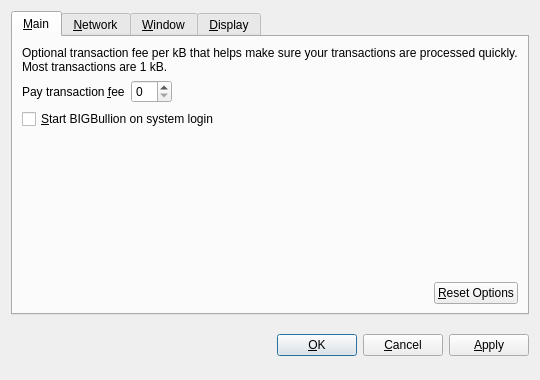
<?xml version="1.0" encoding="UTF-8"?>
<ui version="4.0">
 <class>OptionsDialog</class>
 <widget class="QDialog" name="OptionsDialog">
  <property name="geometry">
   <rect>
    <x>0</x>
    <y>0</y>
    <width>540</width>
    <height>380</height>
   </rect>
  </property>
  <property name="windowTitle">
   <string>Options</string>
  </property>
  <property name="modal">
   <bool>true</bool>
  </property>
  <layout class="QVBoxLayout" name="verticalLayout">
   <item>
    <widget class="QTabWidget" name="tabWidget">
     <property name="tabPosition">
      <enum>QTabWidget::North</enum>
     </property>
     <property name="currentIndex">
      <number>0</number>
     </property>
     <widget class="QWidget" name="tabMain">
      <attribute name="title">
       <string>&amp;Main</string>
      </attribute>
      <layout class="QVBoxLayout" name="verticalLayout_Main">
       <item>
        <widget class="QLabel" name="transactionFeeInfoLabel">
         <property name="text">
          <string>Optional transaction fee per kB that helps make sure your transactions are processed quickly. Most transactions are 1 kB.</string>
         </property>
         <property name="textFormat">
          <enum>Qt::PlainText</enum>
         </property>
         <property name="wordWrap">
          <bool>true</bool>
         </property>
        </widget>
       </item>
       <item>
        <layout class="QHBoxLayout" name="horizontalLayout_1_Main">
         <item>
          <widget class="QLabel" name="transactionFeeLabel">
           <property name="text">
            <string>Pay transaction &amp;fee</string>
           </property>
           <property name="textFormat">
            <enum>Qt::PlainText</enum>
           </property>
           <property name="buddy">
            <cstring>transactionFee</cstring>
           </property>
          </widget>
         </item>
         <item>
          <widget class="BitcoinAmountField" name="transactionFee"/>
         </item>
         <item>
          <spacer name="horizontalSpacer_1_Main">
           <property name="orientation">
            <enum>Qt::Horizontal</enum>
           </property>
           <property name="sizeHint" stdset="0">
            <size>
             <width>40</width>
             <height>20</height>
            </size>
           </property>
          </spacer>
         </item>
        </layout>
       </item>
       <item>
        <widget class="QCheckBox" name="bitcoinAtStartup">
         <property name="toolTip">
          <string>Automatically start BIGBullion after logging in to the system.</string>
         </property>
         <property name="text">
          <string>&amp;Start BIGBullion on system login</string>
         </property>
        </widget>
       </item>
       <item>
        <spacer name="verticalSpacer_Main">
         <property name="orientation">
          <enum>Qt::Vertical</enum>
         </property>
         <property name="sizeHint" stdset="0">
          <size>
           <width>20</width>
           <height>40</height>
          </size>
         </property>
        </spacer>
       </item>
       <item>
        <layout class="QHBoxLayout" name="horizontalLayout_2_Main">
         <item>
          <spacer name="horizontalSpacer_2_Main">
           <property name="orientation">
            <enum>Qt::Horizontal</enum>
           </property>
           <property name="sizeHint" stdset="0">
            <size>
             <width>40</width>
             <height>20</height>
            </size>
           </property>
          </spacer>
         </item>
         <item>
          <widget class="QPushButton" name="resetButton">
           <property name="toolTip">
            <string>Reset all client options to default.</string>
           </property>
           <property name="text">
            <string>&amp;Reset Options</string>
           </property>
           <property name="autoDefault">
            <bool>false</bool>
           </property>
          </widget>
         </item>
        </layout>
       </item>
      </layout>
     </widget>
     <widget class="QWidget" name="tabNetwork">
      <attribute name="title">
       <string>&amp;Network</string>
      </attribute>
      <layout class="QVBoxLayout" name="verticalLayout_Network">
       <item>
        <widget class="QCheckBox" name="mapPortUpnp">
         <property name="toolTip">
          <string>Automatically open the BIGBullion client port on the router. This only works when your router supports UPnP and it is enabled.</string>
         </property>
         <property name="text">
          <string>Map port using &amp;UPnP</string>
         </property>
        </widget>
       </item>
       <item>
        <widget class="QCheckBox" name="connectSocks">
         <property name="toolTip">
          <string>Connect to the BIGBullion network through a SOCKS proxy (e.g. when connecting through Tor).</string>
         </property>
         <property name="text">
          <string>&amp;Connect through SOCKS proxy:</string>
         </property>
        </widget>
       </item>
       <item>
        <layout class="QHBoxLayout" name="horizontalLayout_Network">
         <item>
          <widget class="QLabel" name="proxyIpLabel">
           <property name="text">
            <string>Proxy &amp;IP:</string>
           </property>
           <property name="textFormat">
            <enum>Qt::PlainText</enum>
           </property>
           <property name="buddy">
            <cstring>proxyIp</cstring>
           </property>
          </widget>
         </item>
         <item>
          <widget class="QValidatedLineEdit" name="proxyIp">
           <property name="maximumSize">
            <size>
             <width>140</width>
             <height>16777215</height>
            </size>
           </property>
           <property name="toolTip">
            <string>IP address of the proxy (e.g. 127.0.0.1)</string>
           </property>
          </widget>
         </item>
         <item>
          <widget class="QLabel" name="proxyPortLabel">
           <property name="text">
            <string>&amp;Port:</string>
           </property>
           <property name="textFormat">
            <enum>Qt::PlainText</enum>
           </property>
           <property name="buddy">
            <cstring>proxyPort</cstring>
           </property>
          </widget>
         </item>
         <item>
          <widget class="QLineEdit" name="proxyPort">
           <property name="maximumSize">
            <size>
             <width>55</width>
             <height>16777215</height>
            </size>
           </property>
           <property name="toolTip">
            <string>Port of the proxy (e.g. 9050)</string>
           </property>
          </widget>
         </item>
         <item>
          <widget class="QLabel" name="socksVersionLabel">
           <property name="text">
            <string>SOCKS &amp;Version:</string>
           </property>
           <property name="textFormat">
            <enum>Qt::PlainText</enum>
           </property>
           <property name="buddy">
            <cstring>socksVersion</cstring>
           </property>
          </widget>
         </item>
         <item>
          <widget class="QValueComboBox" name="socksVersion">
           <property name="toolTip">
            <string>SOCKS version of the proxy (e.g. 5)</string>
           </property>
          </widget>
         </item>
         <item>
          <spacer name="horizontalSpacer_Network">
           <property name="orientation">
            <enum>Qt::Horizontal</enum>
           </property>
           <property name="sizeHint" stdset="0">
            <size>
             <width>40</width>
             <height>20</height>
            </size>
           </property>
          </spacer>
         </item>
        </layout>
       </item>
       <item>
        <spacer name="verticalSpacer_Network">
         <property name="orientation">
          <enum>Qt::Vertical</enum>
         </property>
         <property name="sizeHint" stdset="0">
          <size>
           <width>20</width>
           <height>40</height>
          </size>
         </property>
        </spacer>
       </item>
      </layout>
     </widget>
     <widget class="QWidget" name="tabWindow">
      <attribute name="title">
       <string>&amp;Window</string>
      </attribute>
      <layout class="QVBoxLayout" name="verticalLayout_Window">
       <item>
        <widget class="QCheckBox" name="minimizeToTray">
         <property name="toolTip">
          <string>Show only a tray icon after minimizing the window.</string>
         </property>
         <property name="text">
          <string>&amp;Minimize to the tray instead of the taskbar</string>
         </property>
        </widget>
       </item>
       <item>
        <widget class="QCheckBox" name="minimizeOnClose">
         <property name="toolTip">
          <string>Minimize instead of exit the application when the window is closed. When this option is enabled, the application will be closed only after selecting Quit in the menu.</string>
         </property>
         <property name="text">
          <string>M&amp;inimize on close</string>
         </property>
        </widget>
       </item>
       <item>
        <spacer name="verticalSpacer_Window">
         <property name="orientation">
          <enum>Qt::Vertical</enum>
         </property>
         <property name="sizeHint" stdset="0">
          <size>
           <width>20</width>
           <height>40</height>
          </size>
         </property>
        </spacer>
       </item>
      </layout>
     </widget>
     <widget class="QWidget" name="tabDisplay">
      <attribute name="title">
       <string>&amp;Display</string>
      </attribute>
      <layout class="QVBoxLayout" name="verticalLayout_Display">
       <item>
        <layout class="QHBoxLayout" name="horizontalLayout_1_Display">
         <item>
          <widget class="QLabel" name="langLabel">
           <property name="text">
            <string>User Interface &amp;language:</string>
           </property>
           <property name="textFormat">
            <enum>Qt::PlainText</enum>
           </property>
           <property name="buddy">
            <cstring>lang</cstring>
           </property>
          </widget>
         </item>
         <item>
          <widget class="QValueComboBox" name="lang">
           <property name="toolTip">
            <string>The user interface language can be set here. This setting will take effect after restarting BIGBullion.</string>
           </property>
          </widget>
         </item>
        </layout>
       </item>
       <item>
        <layout class="QHBoxLayout" name="horizontalLayout_2_Display">
         <item>
          <widget class="QLabel" name="unitLabel">
           <property name="text">
            <string>&amp;Unit to show amounts in:</string>
           </property>
           <property name="textFormat">
            <enum>Qt::PlainText</enum>
           </property>
           <property name="buddy">
            <cstring>unit</cstring>
           </property>
          </widget>
         </item>
         <item>
          <widget class="QValueComboBox" name="unit">
           <property name="toolTip">
            <string>Choose the default subdivision unit to show in the interface and when sending coins.</string>
           </property>
          </widget>
         </item>
        </layout>
       </item>
       <item>
        <widget class="QCheckBox" name="displayAddresses">
         <property name="toolTip">
          <string>Whether to show BIGBullion addresses in the transaction list or not.</string>
         </property>
         <property name="text">
          <string>&amp;Display addresses in transaction list</string>
         </property>
        </widget>
       </item>
       <item>
        <spacer name="verticalSpacer_Display">
         <property name="orientation">
          <enum>Qt::Vertical</enum>
         </property>
         <property name="sizeHint" stdset="0">
          <size>
           <width>20</width>
           <height>40</height>
          </size>
         </property>
        </spacer>
       </item>
      </layout>
     </widget>
    </widget>
   </item>
   <item>
    <layout class="QHBoxLayout" name="horizontalLayout_Buttons">
     <item>
      <spacer name="horizontalSpacer_1">
       <property name="orientation">
        <enum>Qt::Horizontal</enum>
       </property>
       <property name="sizeHint" stdset="0">
        <size>
         <width>40</width>
         <height>48</height>
        </size>
       </property>
      </spacer>
     </item>
     <item>
      <widget class="QLabel" name="statusLabel">
       <property name="font">
        <font>
         <weight>75</weight>
         <bold>true</bold>
        </font>
       </property>
       <property name="text">
        <string/>
       </property>
       <property name="textFormat">
        <enum>Qt::PlainText</enum>
       </property>
       <property name="wordWrap">
        <bool>true</bool>
       </property>
      </widget>
     </item>
     <item>
      <spacer name="horizontalSpacer_2">
       <property name="orientation">
        <enum>Qt::Horizontal</enum>
       </property>
       <property name="sizeHint" stdset="0">
        <size>
         <width>40</width>
         <height>48</height>
        </size>
       </property>
      </spacer>
     </item>
     <item>
      <widget class="QPushButton" name="okButton">
       <property name="text">
        <string>&amp;OK</string>
       </property>
      </widget>
     </item>
     <item>
      <widget class="QPushButton" name="cancelButton">
       <property name="text">
        <string>&amp;Cancel</string>
       </property>
       <property name="autoDefault">
        <bool>false</bool>
       </property>
      </widget>
     </item>
     <item>
      <widget class="QPushButton" name="applyButton">
       <property name="text">
        <string>&amp;Apply</string>
       </property>
       <property name="autoDefault">
        <bool>false</bool>
       </property>
      </widget>
     </item>
    </layout>
   </item>
  </layout>
 </widget>
 <customwidgets>
  <customwidget>
   <class>BitcoinAmountField</class>
   <extends>QSpinBox</extends>
   <header>bitcoinamountfield.h</header>
  </customwidget>
  <customwidget>
   <class>QValueComboBox</class>
   <extends>QComboBox</extends>
   <header>qvaluecombobox.h</header>
  </customwidget>
  <customwidget>
   <class>QValidatedLineEdit</class>
   <extends>QLineEdit</extends>
   <header>qvalidatedlineedit.h</header>
  </customwidget>
 </customwidgets>
 <resources/>
 <connections/>
</ui>
